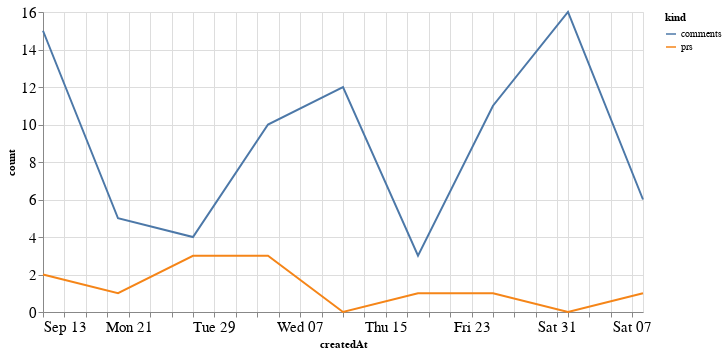

Notebook code cell kept with this figure:
### Code cell
alt.Chart(total_time, width=600).mark_line().encode(
    x='createdAt',
    y='count',
    color='kind'
)

### Figure 1 — Vega-Lite specification as saved in the notebook (floating-point values rounded to 4 significant figures)
{"config": {"axisLeft": {"labelFontSize": 15}, "axisBottom": {"labelFontSize": 15}}, "data": {"name": "data-8864fb530cd25f961cdfee2e785e1838"}, "mark": "line", "encoding": {"color": {"type": "nominal", "field": "kind"}, "x": {"type": "temporal", "field": "createdAt"}, "y": {"type": "quantitative", "field": "count"}}, "width": 600, "$schema": "https://vega.github.io/schema/vega-lite/v4.8.1.json", "datasets": {"data-8864fb530cd25f961cdfee2e785e1838": [{"createdAt": "2020-09-13T00:00:00", "kind": "prs", "count": 2}, {"createdAt": "2020-09-20T00:00:00", "kind": "prs", "count": 1}, {"createdAt": "2020-09-27T00:00:00", "kind": "prs", "count": 3}, {"createdAt": "2020-10-04T00:00:00", "kind": "prs", "count": 3}, {"createdAt": "2020-10-11T00:00:00", "kind": "prs", "count": 0}, {"createdAt": "2020-10-18T00:00:00", "kind": "prs", "count": 1}, {"createdAt": "2020-10-25T00:00:00", "kind": "prs", "count": 1}, {"createdAt": "2020-11-01T00:00:00", "kind": "prs", "count": 0}, {"createdAt": "2020-11-08T00:00:00", "kind": "prs", "count": 1}, {"createdAt": "2020-09-13T00:00:00", "kind": "comments", "count": 15}, {"createdAt": "2020-09-20T00:00:00", "kind": "comments", "count": 5}, {"createdAt": "2020-09-27T00:00:00", "kind": "comments", "count": 4}, {"createdAt": "2020-10-04T00:00:00", "kind": "comments", "count": 10}, {"createdAt": "2020-10-11T00:00:00", "kind": "comments", "count": 12}, {"createdAt": "2020-10-18T00:00:00", "kind": "comments", "count": 3}, {"createdAt": "2020-10-25T00:00:00", "kind": "comments", "count": 11}, {"createdAt": "2020-11-01T00:00:00", "kind": "comments", "count": 16}, {"createdAt": "2020-11-08T00:00:00", "kind": "comments", "count": 6}]}}
